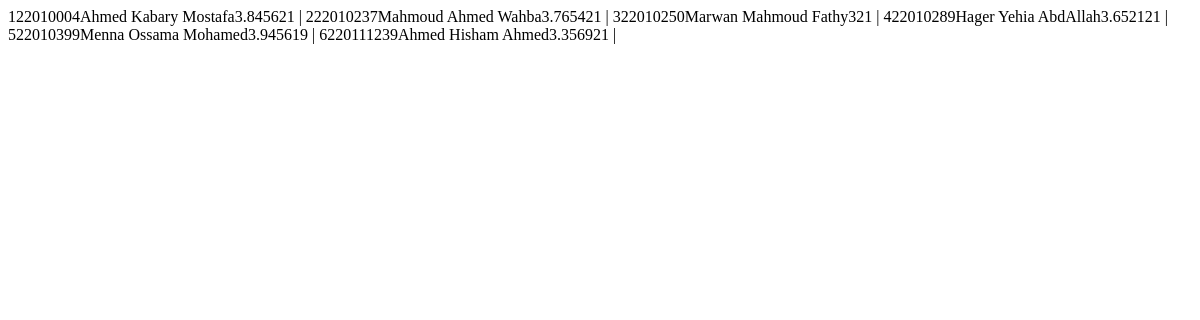
Screenshot of /interface/data/fetch_students.php with the database file from the repository.
### tables this page shows
CREATE TABLE `students` (
  `id` int primary key not null,
  `name` varchar(70) not null,
  `age` int not null,
  `cgpa` float not null,
  check (age >= 18 and age <= 25 and cgpa >= 0 and cgpa <= 4.0000)
);

### interface/data/fetch_students.php (the view, shortened to what this page needs)
<?php
$connect = mysqli_connect('db', 'root', 'Ahmmed_1211', 'db');
$query = "SELECT * FROM students";
$response = mysqli_query($connect, $query);
$index = 0;
while ($i = mysqli_fetch_assoc($response)) {
    $index++;
    echo "<tr>";
    echo "<td>".$index."</td>";
    echo "<td>".$i['id']."</td>";
    echo "<td>".$i['name']."</td>";
    echo "<td>".$i['cgpa']."</td>";
    echo "<td>".$i['age']."</td>";
    echo "<td>
            <i class='fas fa-edit editBtn' data-id='".$i['id']."' style='font-size:17px; cursor:pointer;'></i> |
            <a href='functions/delete_student.php?id=".$i['id']."' onclick='return confirm(\"Are you sure you want to delete this student?\")'><i class='fas fa-trash-alt' style='font-size:17px;color:red;'></i></a>
        </td>";
    echo "</tr>";
}
?>
<!DOCTYPE html>
<html lang="en">
<head>
</head>
<body>
</body>
</html>

### rows the page displays
students: id "22010004", name "Ahmed Kabary Mostafa", cgpa "3.8456", age "21"
students: id "22010237", name "Mahmoud Ahmed Wahba", cgpa "3.7654", age "21"
students: id "22010250", name "Marwan Mahmoud Fathy", cgpa "3", age "21"
students: id "22010289", name "Hager Yehia AbdAllah", cgpa "3.6521", age "21"
students: id "22010399", name "Menna Ossama Mohamed", cgpa "3.9456", age "19"
students: id "220111239", name "Ahmed Hisham Ahmed", cgpa "3.3569", age "21"
